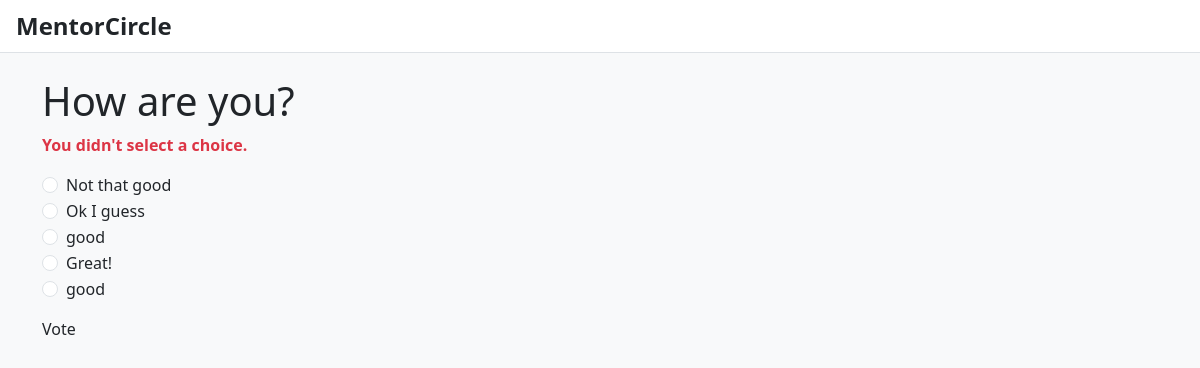
/polls/2/vote/, run on the app's committed database.
### Maor_proj/polls/models.py (models this page shows, shortened)
class Question(models.Model):
    question_text = models.CharField(max_length=200)
    pub_date = models.DateTimeField('date published')
    def was_published_recently(self):
        now = timezone.now()
        return now - datetime.timedelta(days=1) <= self.pub_date <= now
    was_published_recently.admin_order_field = 'pub_date'
    was_published_recently.boolean = True
    was_published_recently.short_description = 'Published recently?'

class Choice(models.Model):
    question = models.ForeignKey(Question, on_delete=models.CASCADE)
    choice_text = models.CharField(max_length=200)
    votes = models.IntegerField(default=0)

### Maor_proj/polls/views.py (the view)
# urls.py: path('<int:question_id>/vote/', views.vote, name='vote'),
def vote(request, question_id):
    question = get_object_or_404(Question, pk=question_id)
    try:
        selected_choice = question.choice_set.get(pk=request.POST['choice'])
    except (KeyError, Choice.DoesNotExist):
        return render(request, 'polls/detail.html', {
            'question': question,
            'error_message': "You didn't select a choice.",
        })
    else:
        selected_choice.votes += 1
        selected_choice.save()
        return HttpResponseRedirect(reverse('Maor_proj.polls:results', args=(question.id,)))

### Maor_proj/polls/templates/polls/detail.html (shortened to what this page needs)
{% load static %}
<!DOCTYPE html>
<html lang="en">
<head>
    <link rel="stylesheet" href="https://cdn.jsdelivr.net/npm/bootstrap@5.3.0/dist/css/bootstrap.min.css">
</head>
<body class="bg-light text-dark">
    <header class="bg-white border-bottom py-2 px-3">
        <a href="{% url 'main_index' %}" class="fs-4 fw-bold text-decoration-none" style="color: #212529;">MentorCircle</a>
    </header>
    <div class="container mt-4">
        <h1>{{ question.question_text }}</h1>
        {% if error_message %}
            <p class="text-danger"><strong>{{ error_message }}</strong></p>
        {% endif %}
        <form action="{% url 'Maor_proj.polls:vote' question.id %}" method="post">
            {% for choice in question.choice_set.all %}
                <div class="form-check">
                    <input type="radio" name="choice" id="choice{{ forloop.counter }}" value="{{ choice.id }}" class="form-check-input">
                    <label for="choice{{ forloop.counter }}" class="form-check-label">{{ choice.choice_text }}</label>
                </div>
            {% endfor %}
            <button type="submit" class="btn btn-primary nav-link mt-3">Vote</button>
        </form>
    </div>
</body>
</html>

### data on the page
Question: question_text "How are you?"
Choice: choice_text "Not that good"
Choice: choice_text "Ok I guess"
Choice: choice_text "good"
Choice: choice_text "Great!"
Choice: choice_text "good"

### other printed values
{{ error_message }} "You didn't select a choice."
